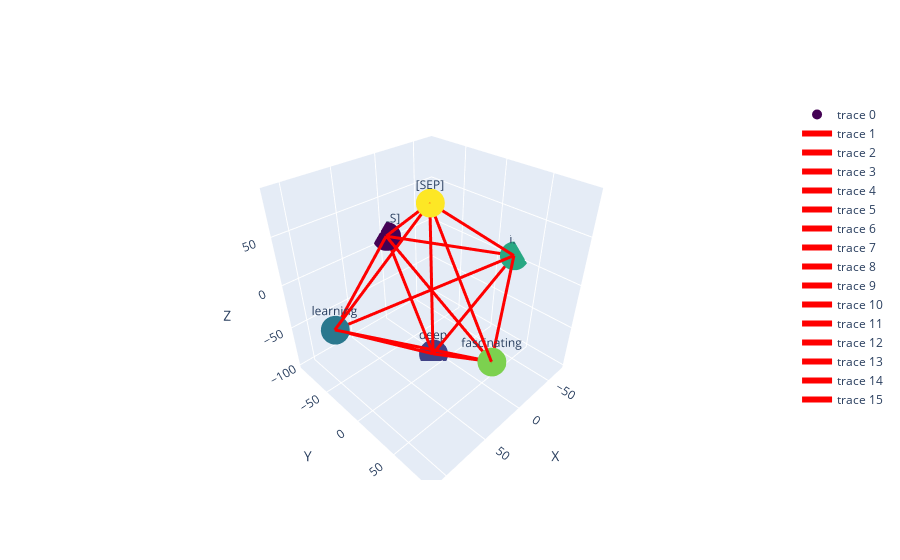
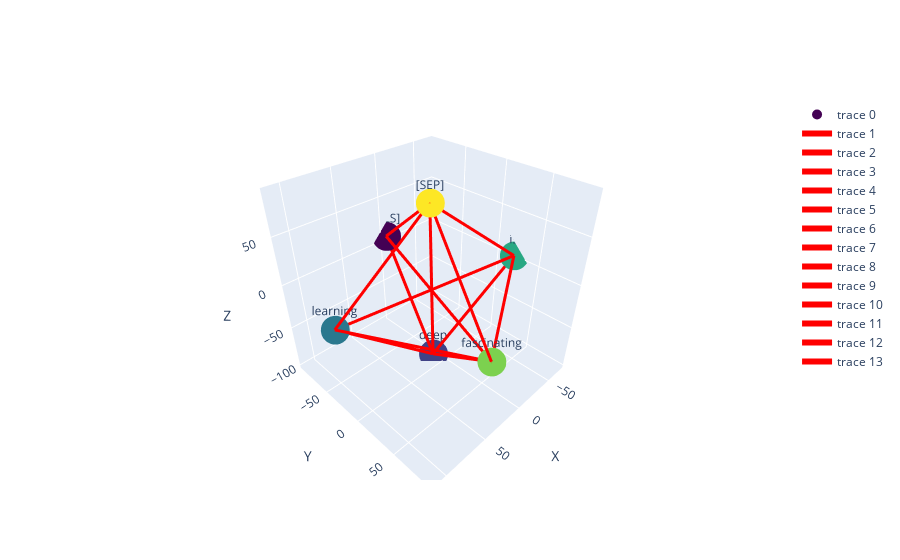
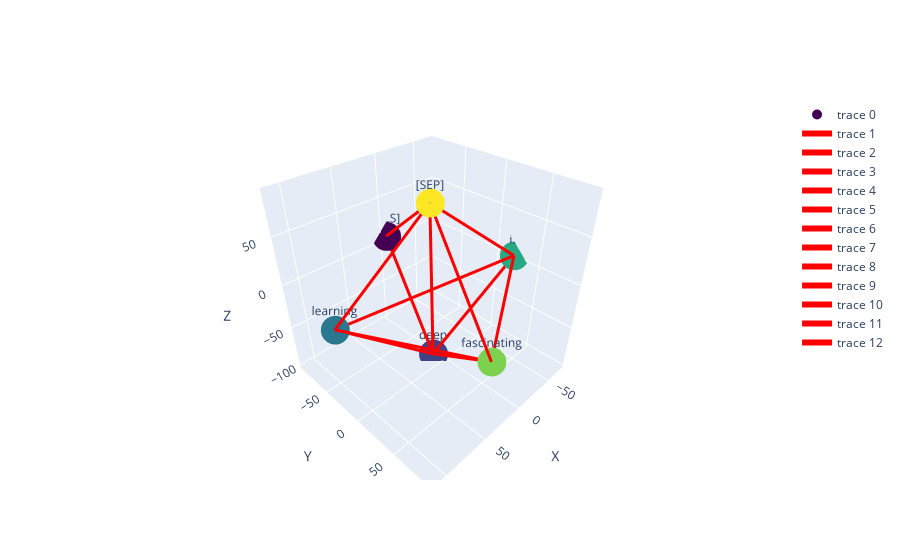
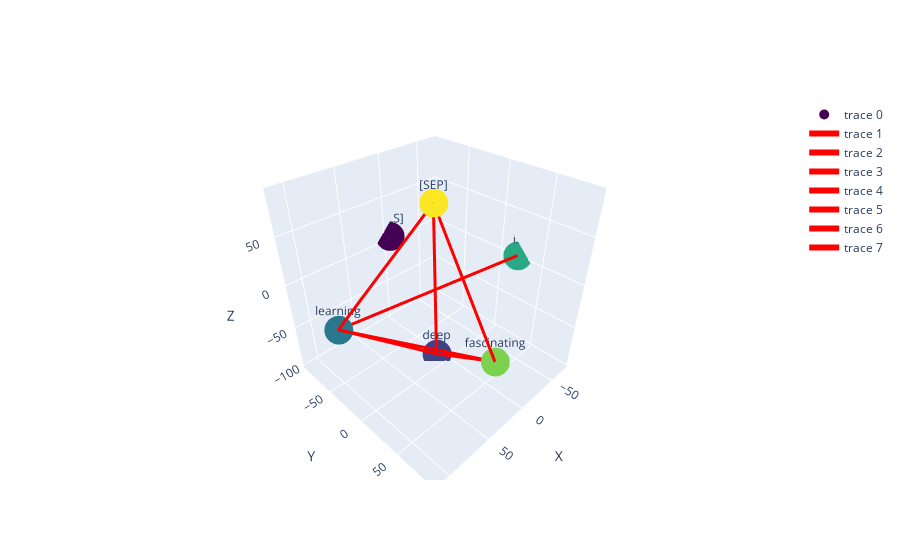

Here is the notebook cell these charts were saved with, in order:
### Code cell
from ipywidgets import widgets, HBox, Output
import plotly as py
from plotly.offline import iplot
from IPython.display import display, clear_output
import numpy as np
from sklearn.manifold import TSNE
import plotly.graph_objects as go


# Define the function to compute the output
def compute_output(sentence, layer, head):
    # Load pre-trained model
    model = BertModel.from_pretrained('bert-base-uncased', output_attentions=True)
    tokenizer = BertTokenizer.from_pretrained('bert-base-uncased')

    # Tokenize input and convert to tensor
    inputs = tokenizer(sentence, return_tensors="pt")

    # Forward pass
    outputs = model(**inputs, output_hidden_states=True)

    # Obtain the attention weights
    attentions = outputs.attentions

    # Obtain the attention weights for the specific layer and head
    S = attentions[layer][0, head]

    # Obtain the value vectors
    model.eval()
    with torch.no_grad():
        hidden_states = outputs.hidden_states[layer]
        all_W_v = model.encoder.layer[layer].attention.self.value.weight
        num_heads = model.config.num_attention_heads
        head_dim = model.config.hidden_size // num_heads
        W_v_heads = all_W_v.view(num_heads, head_dim, model.config.hidden_size)
        W_v = W_v_heads[head]
        V = torch.matmul(hidden_states, W_v.t())

    # Compute the output O
    O = torch.matmul(S, V)

    return O, inputs

# Compute the output
output, inputs = compute_output("Deep learning is fascinating", 0, 0)

# Convert the output tensor to numpy array
output_np = output.detach().numpy()[0]

# Compute the pairwise Euclidean distance matrix
distances = distance_matrix(output_np, output_np)

# Compute the number of tokens
num_tokens = len(inputs["input_ids"][0])

# Decompose output to 3D for visualization using t-SNE
tsne = TSNE(n_components=3, perplexity=num_tokens-1)  # Set perplexity to the number of tokens
output_3d = tsne.fit_transform(output_np)

# Get token labels
labels = tokenizer.convert_ids_to_tokens(inputs["input_ids"][0])

# Define the figure for plotting
fig = go.Figure()

# Define the function to update the plot
def update_plot(eps):
    fig.data = []  # clear the data

    # Add points
    fig.add_trace(
        go.Scatter3d(
            x=output_3d[:, 0],
            y=output_3d[:, 1],
            z=output_3d[:, 2],
            mode='markers+text',
            text=labels,  # Add token labels
            marker=dict(
                size=10,
                color=np.arange(len(output_3d)),  # Use indices as colors
                colorscale='Viridis',
            )
        )
    )

    # Filter out distances greater than the threshold
    edges = distances < eps

    # Create lines connecting the points that are closer than the threshold
    lines = []
    for i in range(len(output_3d)):
        for j in range(i):
            if edges[i, j]:  # If the distance is less than the threshold
                lines.append(
                    go.Scatter3d(
                        x=[output_3d[i, 0], output_3d[j, 0]],
                        y=[output_3d[i, 1], output_3d[j, 1]],
                        z=[output_3d[i, 2], output_3d[j, 2]],
                        mode='lines',
                        line=dict(color='red', width=6)
                    )
                )

    # Add the lines to the figure
    for line in lines:
        fig.add_trace(line)

    # Update the layout and display the figure
    fig.update_layout(scene=dict(xaxis_title='X', yaxis_title='Y', zaxis_title='Z'))
    fig.show()


# Create the interactive widget for the threshold distance parameter
eps_slider = widgets.FloatSlider(min=0, max=np.max(distances)+0.01, step=0.01, value=np.max(distances)+0.01)
widgets.interactive(update_plot, eps=eps_slider)

### Figure 1 — Plotly figure (JSON) as saved in the notebook; plotly's stock layout.template omitted (floating-point values rounded to 4 significant figures)
{"data": [{"marker": {"color": [0, 1, 2, 3, 4, 5], "colorscale": [[0, "#440154"], [0.1111, "#482878"], [0.2222, "#3e4989"], [0.3333, "#31688e"], [0.4444, "#26828e"], [0.5556, "#1f9e89"], [0.6667, "#35b779"], [0.7778, "#6ece58"], [0.8889, "#b5de2b"], [1, "#fde725"]], "size": 10}, "mode": "markers+text", "text": ["[CLS]", "deep", "learning", "is", "fascinating", "[SEP]"], "type": "scatter3d", "x": [-2.886, 9.084, 111.5, -70.32, 44.32, 32.08], "y": [-91.68, -10.14, -25.85, 23.71, 89.75, 8.742], "z": [7.033, -98.27, -13.31, 3.772, -17.16, 88.4]}, {"line": {"color": "red", "width": 6}, "mode": "lines", "type": "scatter3d", "x": [9.084, -2.886], "y": [-10.14, -91.68], "z": [-98.27, 7.033]}, {"line": {"color": "red", "width": 6}, "mode": "lines", "type": "scatter3d", "x": [111.5, -2.886], "y": [-25.85, -91.68], "z": [-13.31, 7.033]}, {"line": {"color": "red", "width": 6}, "mode": "lines", "type": "scatter3d", "x": [111.5, 9.084], "y": [-25.85, -10.14], "z": [-13.31, -98.27]}, {"line": {"color": "red", "width": 6}, "mode": "lines", "type": "scatter3d", "x": [-70.32, -2.886], "y": [23.71, -91.68], "z": [3.772, 7.033]}, {"line": {"color": "red", "width": 6}, "mode": "lines", "type": "scatter3d", "x": [-70.32, 9.084], "y": [23.71, -10.14], "z": [3.772, -98.27]}, {"line": {"color": "red", "width": 6}, "mode": "lines", "type": "scatter3d", "x": [-70.32, 111.5], "y": [23.71, -25.85], "z": [3.772, -13.31]}, {"line": {"color": "red", "width": 6}, "mode": "lines", "type": "scatter3d", "x": [44.32, -2.886], "y": [89.75, -91.68], "z": [-17.16, 7.033]}, {"line": {"color": "red", "width": 6}, "mode": "lines", "type": "scatter3d", "x": [44.32, 9.084], "y": [89.75, -10.14], "z": [-17.16, -98.27]}, {"line": {"color": "red", "width": 6}, "mode": "lines", "type": "scatter3d", "x": [44.32, 111.5], "y": [89.75, -25.85], "z": [-17.16, -13.31]}, {"line": {"color": "red", "width": 6}, "mode": "lines", "type": "scatter3d", "x": [44.32, -70.32], "y": [89.75, 23.71], "z": [-17.16, 3.772]}, {"line": {"color": "red", "width": 6}, "mode": "lines", "type": "scatter3d", "x": [32.08, -2.886], "y": [8.742, -91.68], "z": [88.4, 7.033]}, {"line": {"color": "red", "width": 6}, "mode": "lines", "type": "scatter3d", "x": [32.08, 9.084], "y": [8.742, -10.14], "z": [88.4, -98.27]}, {"line": {"color": "red", "width": 6}, "mode": "lines", "type": "scatter3d", "x": [32.08, 111.5], "y": [8.742, -25.85], "z": [88.4, -13.31]}, {"line": {"color": "red", "width": 6}, "mode": "lines", "type": "scatter3d", "x": [32.08, -70.32], "y": [8.742, 23.71], "z": [88.4, 3.772]}, {"line": {"color": "red", "width": 6}, "mode": "lines", "type": "scatter3d", "x": [32.08, 44.32], "y": [8.742, 89.75], "z": [88.4, -17.16]}], "layout": {"scene": {"xaxis": {"title": {"text": "X"}}, "yaxis": {"title": {"text": "Y"}}, "zaxis": {"title": {"text": "Z"}}}}}

### Figure 2 — Plotly figure (JSON) as saved in the notebook; plotly's stock layout.template omitted (floating-point values rounded to 4 significant figures)
{"data": [{"marker": {"color": [0, 1, 2, 3, 4, 5], "colorscale": [[0, "#440154"], [0.1111, "#482878"], [0.2222, "#3e4989"], [0.3333, "#31688e"], [0.4444, "#26828e"], [0.5556, "#1f9e89"], [0.6667, "#35b779"], [0.7778, "#6ece58"], [0.8889, "#b5de2b"], [1, "#fde725"]], "size": 10}, "mode": "markers+text", "text": ["[CLS]", "deep", "learning", "is", "fascinating", "[SEP]"], "type": "scatter3d", "x": [-2.886, 9.084, 111.5, -70.32, 44.32, 32.08], "y": [-91.68, -10.14, -25.85, 23.71, 89.75, 8.742], "z": [7.033, -98.27, -13.31, 3.772, -17.16, 88.4]}, {"line": {"color": "red", "width": 6}, "mode": "lines", "type": "scatter3d", "x": [9.084, -2.886], "y": [-10.14, -91.68], "z": [-98.27, 7.033]}, {"line": {"color": "red", "width": 6}, "mode": "lines", "type": "scatter3d", "x": [111.5, 9.084], "y": [-25.85, -10.14], "z": [-13.31, -98.27]}, {"line": {"color": "red", "width": 6}, "mode": "lines", "type": "scatter3d", "x": [-70.32, 9.084], "y": [23.71, -10.14], "z": [3.772, -98.27]}, {"line": {"color": "red", "width": 6}, "mode": "lines", "type": "scatter3d", "x": [-70.32, 111.5], "y": [23.71, -25.85], "z": [3.772, -13.31]}, {"line": {"color": "red", "width": 6}, "mode": "lines", "type": "scatter3d", "x": [44.32, -2.886], "y": [89.75, -91.68], "z": [-17.16, 7.033]}, {"line": {"color": "red", "width": 6}, "mode": "lines", "type": "scatter3d", "x": [44.32, 9.084], "y": [89.75, -10.14], "z": [-17.16, -98.27]}, {"line": {"color": "red", "width": 6}, "mode": "lines", "type": "scatter3d", "x": [44.32, 111.5], "y": [89.75, -25.85], "z": [-17.16, -13.31]}, {"line": {"color": "red", "width": 6}, "mode": "lines", "type": "scatter3d", "x": [44.32, -70.32], "y": [89.75, 23.71], "z": [-17.16, 3.772]}, {"line": {"color": "red", "width": 6}, "mode": "lines", "type": "scatter3d", "x": [32.08, -2.886], "y": [8.742, -91.68], "z": [88.4, 7.033]}, {"line": {"color": "red", "width": 6}, "mode": "lines", "type": "scatter3d", "x": [32.08, 9.084], "y": [8.742, -10.14], "z": [88.4, -98.27]}, {"line": {"color": "red", "width": 6}, "mode": "lines", "type": "scatter3d", "x": [32.08, 111.5], "y": [8.742, -25.85], "z": [88.4, -13.31]}, {"line": {"color": "red", "width": 6}, "mode": "lines", "type": "scatter3d", "x": [32.08, -70.32], "y": [8.742, 23.71], "z": [88.4, 3.772]}, {"line": {"color": "red", "width": 6}, "mode": "lines", "type": "scatter3d", "x": [32.08, 44.32], "y": [8.742, 89.75], "z": [88.4, -17.16]}], "layout": {"scene": {"xaxis": {"title": {"text": "X"}}, "yaxis": {"title": {"text": "Y"}}, "zaxis": {"title": {"text": "Z"}}}}}

### Figure 3 — Plotly figure (JSON) as saved in the notebook; plotly's stock layout.template omitted (floating-point values rounded to 4 significant figures)
{"data": [{"marker": {"color": [0, 1, 2, 3, 4, 5], "colorscale": [[0, "#440154"], [0.1111, "#482878"], [0.2222, "#3e4989"], [0.3333, "#31688e"], [0.4444, "#26828e"], [0.5556, "#1f9e89"], [0.6667, "#35b779"], [0.7778, "#6ece58"], [0.8889, "#b5de2b"], [1, "#fde725"]], "size": 10}, "mode": "markers+text", "text": ["[CLS]", "deep", "learning", "is", "fascinating", "[SEP]"], "type": "scatter3d", "x": [-2.886, 9.084, 111.5, -70.32, 44.32, 32.08], "y": [-91.68, -10.14, -25.85, 23.71, 89.75, 8.742], "z": [7.033, -98.27, -13.31, 3.772, -17.16, 88.4]}, {"line": {"color": "red", "width": 6}, "mode": "lines", "type": "scatter3d", "x": [9.084, -2.886], "y": [-10.14, -91.68], "z": [-98.27, 7.033]}, {"line": {"color": "red", "width": 6}, "mode": "lines", "type": "scatter3d", "x": [111.5, 9.084], "y": [-25.85, -10.14], "z": [-13.31, -98.27]}, {"line": {"color": "red", "width": 6}, "mode": "lines", "type": "scatter3d", "x": [-70.32, 9.084], "y": [23.71, -10.14], "z": [3.772, -98.27]}, {"line": {"color": "red", "width": 6}, "mode": "lines", "type": "scatter3d", "x": [-70.32, 111.5], "y": [23.71, -25.85], "z": [3.772, -13.31]}, {"line": {"color": "red", "width": 6}, "mode": "lines", "type": "scatter3d", "x": [44.32, 9.084], "y": [89.75, -10.14], "z": [-17.16, -98.27]}, {"line": {"color": "red", "width": 6}, "mode": "lines", "type": "scatter3d", "x": [44.32, 111.5], "y": [89.75, -25.85], "z": [-17.16, -13.31]}, {"line": {"color": "red", "width": 6}, "mode": "lines", "type": "scatter3d", "x": [44.32, -70.32], "y": [89.75, 23.71], "z": [-17.16, 3.772]}, {"line": {"color": "red", "width": 6}, "mode": "lines", "type": "scatter3d", "x": [32.08, -2.886], "y": [8.742, -91.68], "z": [88.4, 7.033]}, {"line": {"color": "red", "width": 6}, "mode": "lines", "type": "scatter3d", "x": [32.08, 9.084], "y": [8.742, -10.14], "z": [88.4, -98.27]}, {"line": {"color": "red", "width": 6}, "mode": "lines", "type": "scatter3d", "x": [32.08, 111.5], "y": [8.742, -25.85], "z": [88.4, -13.31]}, {"line": {"color": "red", "width": 6}, "mode": "lines", "type": "scatter3d", "x": [32.08, -70.32], "y": [8.742, 23.71], "z": [88.4, 3.772]}, {"line": {"color": "red", "width": 6}, "mode": "lines", "type": "scatter3d", "x": [32.08, 44.32], "y": [8.742, 89.75], "z": [88.4, -17.16]}], "layout": {"scene": {"xaxis": {"title": {"text": "X"}}, "yaxis": {"title": {"text": "Y"}}, "zaxis": {"title": {"text": "Z"}}}}}

### Figure 4 — Plotly figure (JSON) as saved in the notebook; plotly's stock layout.template omitted (floating-point values rounded to 4 significant figures)
{"data": [{"marker": {"color": [0, 1, 2, 3, 4, 5], "colorscale": [[0, "#440154"], [0.1111, "#482878"], [0.2222, "#3e4989"], [0.3333, "#31688e"], [0.4444, "#26828e"], [0.5556, "#1f9e89"], [0.6667, "#35b779"], [0.7778, "#6ece58"], [0.8889, "#b5de2b"], [1, "#fde725"]], "size": 10}, "mode": "markers+text", "text": ["[CLS]", "deep", "learning", "is", "fascinating", "[SEP]"], "type": "scatter3d", "x": [-2.886, 9.084, 111.5, -70.32, 44.32, 32.08], "y": [-91.68, -10.14, -25.85, 23.71, 89.75, 8.742], "z": [7.033, -98.27, -13.31, 3.772, -17.16, 88.4]}, {"line": {"color": "red", "width": 6}, "mode": "lines", "type": "scatter3d", "x": [111.5, 9.084], "y": [-25.85, -10.14], "z": [-13.31, -98.27]}, {"line": {"color": "red", "width": 6}, "mode": "lines", "type": "scatter3d", "x": [-70.32, 111.5], "y": [23.71, -25.85], "z": [3.772, -13.31]}, {"line": {"color": "red", "width": 6}, "mode": "lines", "type": "scatter3d", "x": [44.32, 9.084], "y": [89.75, -10.14], "z": [-17.16, -98.27]}, {"line": {"color": "red", "width": 6}, "mode": "lines", "type": "scatter3d", "x": [44.32, 111.5], "y": [89.75, -25.85], "z": [-17.16, -13.31]}, {"line": {"color": "red", "width": 6}, "mode": "lines", "type": "scatter3d", "x": [32.08, 9.084], "y": [8.742, -10.14], "z": [88.4, -98.27]}, {"line": {"color": "red", "width": 6}, "mode": "lines", "type": "scatter3d", "x": [32.08, 111.5], "y": [8.742, -25.85], "z": [88.4, -13.31]}, {"line": {"color": "red", "width": 6}, "mode": "lines", "type": "scatter3d", "x": [32.08, 44.32], "y": [8.742, 89.75], "z": [88.4, -17.16]}], "layout": {"scene": {"xaxis": {"title": {"text": "X"}}, "yaxis": {"title": {"text": "Y"}}, "zaxis": {"title": {"text": "Z"}}}}}
